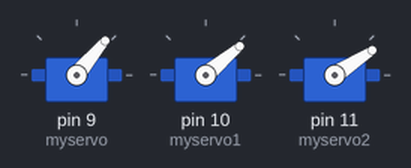
The sketch below on a simulated Arduino Uno, built with avr-gcc and run on an emulated ATmega328P. On the bench: 3 × servo.

Above: at 0.05 s.
At 0.45 s:
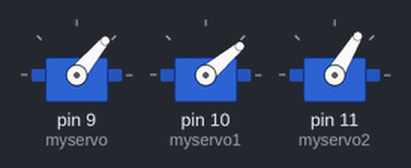
At 0.7 s:
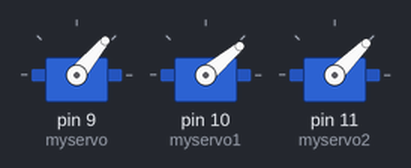
Timing chart, 0 to 3.0 s (numbered marks = the images above):
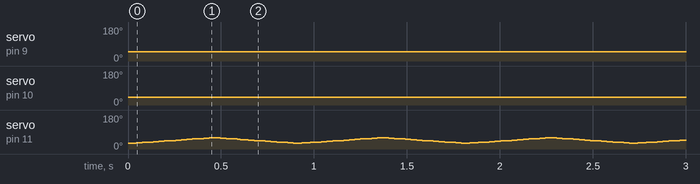

The sketch:

ari_original.ino
```cpp
// Sketch original de Ari (copiado del usuario el 2026-11-13, antes de cargar ari_control).
// Pines: 9 = ala derecha, 10 = ala izquierda, 11 = pico ("tercer servo").
// Copia binaria leida de la placa: flash-backup-20261113.hex (restaurar con avrdude -U flash:w:...:i).
#include <Servo.h>

Servo myservo;    // Ala derecha
Servo myservo1;   // Ala izquierda
Servo myservo2;   // Tercer servo

// Posiciones de las alas
int pos = 30;
int direccion = 1;

// Posiciones del tercer servo
int pos2 = 30;
int direccion2 = 1;

// Control de tiempo
unsigned long tiempoInicio = 0;
unsigned long tiempoAnteriorAlas = 0;
unsigned long tiempoAnteriorServo3 = 0;

bool alasActivas = false;

void setup() {
  myservo.attach(9);
  myservo1.attach(10);
  myservo2.attach(11);

  // Posiciones iniciales
  myservo.write(50);
  myservo1.write(40);
  myservo2.write(30);

  tiempoInicio = millis();
}

void loop() {

  unsigned long tiempoActual = millis();

  // TERCER SERVO: movimiento constante
  if (tiempoActual - tiempoAnteriorServo3 >= 15) {
    tiempoAnteriorServo3 = tiempoActual;

    pos2 += direccion2;

    if (pos2 >= 60) {
      direccion2 = -1;
    }

    if (pos2 <= 30) {
      direccion2 = 1;
    }

    myservo2.write(pos2);
  }

  // ESPERAR 3 SEGUNDOS
  if (!alasActivas && tiempoActual - tiempoInicio >= 3000) {
    alasActivas = true;
    tiempoInicio = tiempoActual;
  }

  // ALETEO DURANTE 10 SEGUNDOS
  if (alasActivas) {

    if (tiempoActual - tiempoInicio < 10000) {

      if (tiempoActual - tiempoAnteriorAlas >= 15) {
        tiempoAnteriorAlas = tiempoActual;

        pos += direccion;

        if (pos >= 60) {
          direccion = -1;
        }

        if (pos <= 30) {
          direccion = 1;
        }

        myservo.write(pos);
        myservo1.write(90 - pos);
      }

    } else {
      alasActivas = false;
    }
  }
}
```
